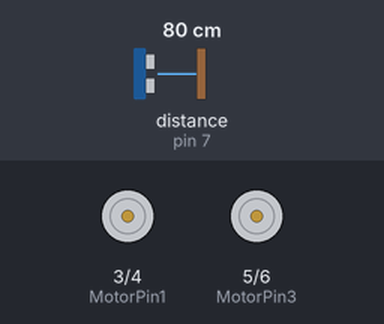
This sketch was run on a simulated Arduino Uno, built with avr-gcc and run on an emulated ATmega328P. On the bench: motor-driver pin pairs drawn as motors (green arrow = first pin HIGH = forward, orange = second pin HIGH = backward, longer = more drive). Wiring (inferred from the names in the program): ultrasonic range finder: trigger pin 8; echo pin 7. Inputs (shaded band) come from the test bench; at power-on: distance to the obstacle (sensor on pin 7) 80 cm. The echo pulse lasts 58.3 µs per cm.

Above: at 1.2 s.
1.3 s: distance to the obstacle (sensor on pin 7) set to 27 cm
2.8 s: distance to the obstacle (sensor on pin 7) set to 22 cm
At 3.3 s:
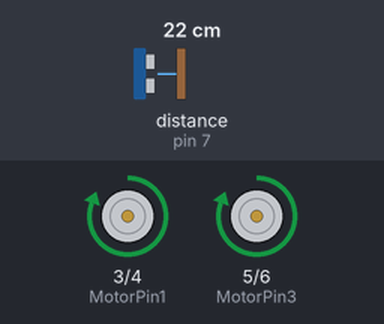
4.4 s: distance to the obstacle (sensor on pin 7) set to 35 cm
At 5.1 s:
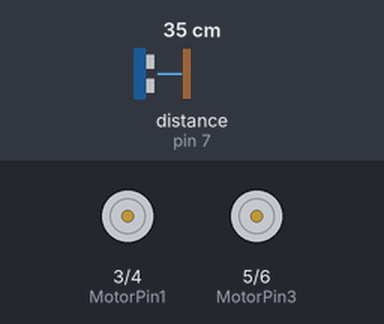
6.0 s: distance to the obstacle (sensor on pin 7) set to 2 cm
At 7.0 s:
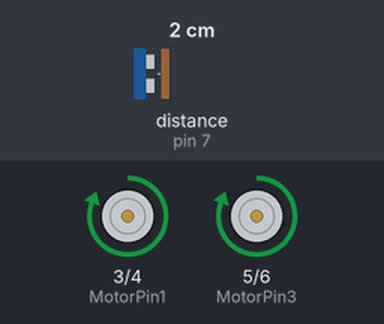
Timing chart, 0 to 8.6 s (numbered marks = the images above; inputs shaded):
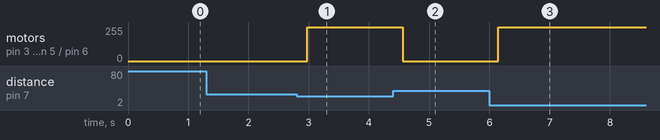

The sketch:

Project_Code.ino
```cpp
//The L293D is a 16-pin Motor Driver IC which can control a set of two DC motors simultaneously in any direction.
//The L293D is designed to provide bidirectional drive currents of up to 600 mA (per channel) at voltages from 4.5 V to 36 V (at pin 8!).
//You can use it to control small dc motors - toy motors.

//The const keyword stands for constant.
//It is a variable qualifier that modifies the behavior of the variable, making a variable "read-only".
//This means that the variable can be used just as any other variable of its type, but its value cannot be changed.
//You will get a compiler error if you try to assign a value to a const variable.

// For Motor A
int MotorPin1 = 3;
int MotorPin2 = 4;
//int ENA =10;

//For Motor B
int MotorPin3 = 5;
int MotorPin4 = 6;
//int ENB = 9;


//For Ultrasonic Sensor
int TrigPin = 8;
int EchoPin = 7;

//define input and output in void setup
void setup()
{
 pinMode(MotorPin1, OUTPUT);
 pinMode(MotorPin2, OUTPUT);
 pinMode(MotorPin3, OUTPUT);
 pinMode(MotorPin4, OUTPUT);
 //pinMode(ENA1, OUTPUT);
 //pinMode(ENA2, OUTPUT);
 pinMode(TrigPin, OUTPUT);
 pinMode(EchoPin, INPUT);
 //Serial.begin(9600);
 //digitalWrite(ENA1,HIGH);
 //digitalWrite(ENA2, HIGH);
}

void loop()
{
 long duration, distance;
 digitalWrite(TrigPin, HIGH);
 delayMicroseconds(1000);
 digitalWrite(TrigPin, LOW);
 //delayMicroseconds(10);
// digitalWrite(TrigPin, HIGH);
 duration= pulseIn(EchoPin, HIGH);
 distance= (duration/2)/29.1;
 delay(10);


    if((distance>25))
   {
    delay(100);
    digitalWrite(MotorPin1, LOW);
    digitalWrite(MotorPin2, LOW);
    digitalWrite(MotorPin3, LOW);
    digitalWrite(MotorPin4, LOW);
   }

    else if((distance<25))
   {
    delay(100);
    digitalWrite(MotorPin1, HIGH);
    digitalWrite(MotorPin2, LOW);
    digitalWrite(MotorPin3, HIGH);
    digitalWrite(MotorPin4, LOW);
    //analogWrite(ENA1, HIGH);
    //analogWrite(ENA2, HIGH);
   }

     else if(distance<7)
    {
      delay(200);
      digitalWrite(MotorPin1, LOW);
      digitalWrite(MotorPin2, HIGH);
      digitalWrite(MotorPin3, LOW);
      digitalWrite(MotorPin4, HIGH);
      //analogWrite(ENA1, HIGH);
      //analogWrite(ENA2, HIGH);
    }
    //if(distance<3&&distance>1)
    //{
    //  delay(500);
     // digitalWrite(MotorPin1, LOW);
     // digitalWrite(MotorPin2, LOW);
      //digitalWrite(MotorPin3, LOW);
      //digitalWrite(MotorPin4, LOW);
    //}
  }
```

Measured:
- the behaviour switches between 25 and 24 cm on distance to the obstacle (sensor on pin 7) (found by bisection; images 0 and 1)
- after the input at 1.3 s, every drawn part: stays the same
- after the input at 2.8 s, motor on pin 3 (MotorPin1) / pin 4 (MotorPin2), motor on pin 5 (MotorPin3) / pin 6 (MotorPin4): stopped → forward 255/255 after 0.18 s
- after the input at 4.4 s, motor on pin 3 (MotorPin1) / pin 4 (MotorPin2), motor on pin 5 (MotorPin3) / pin 6 (MotorPin4): forward 255/255 → stopped after 0.16 s
- after the input at 6.0 s, motor on pin 3 (MotorPin1) / pin 4 (MotorPin2), motor on pin 5 (MotorPin3) / pin 6 (MotorPin4): stopped → forward 255/255 after 0.15 s
